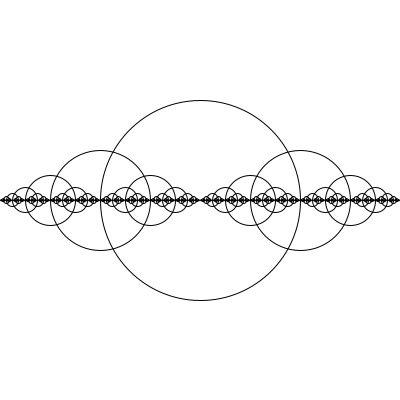
Frame 1 (no input)
Frame 60 (the mouse pressed at the canvas centre just before this capture): identical to frame 1, image omitted
Frame 120 (the mouse held since frame 60 and released just before this capture): identical to frame 1, image omitted

The Processing sketch that drew this single still picture (run headless with seeded random() and noise(); from frame 60 on, the mouse is pressed at the canvas centre):

// Processing sketch: _8_01_Recursion2
// ── _8_01_Recursion2.pde
// Simple Recursion
// Daniel Shiffman <http://www.shiffman.net>
// Nature of Code, Chapter 8

void setup() {
  size(400,400);  
  smooth();
}

void draw() {
  background(255);
  drawCircle(width/2,height/2,200); 
}

// Recursive function
void drawCircle(float x, float y, float r) {
  stroke(0);
  noFill();
  ellipse(x, y, r, r);
  if(r > 2) {
    // Now we draw two more circles, one to the left
    // and one to the right
    drawCircle(x + r/2, y, r/2);
    drawCircle(x - r/2, y, r/2);
  }
}
